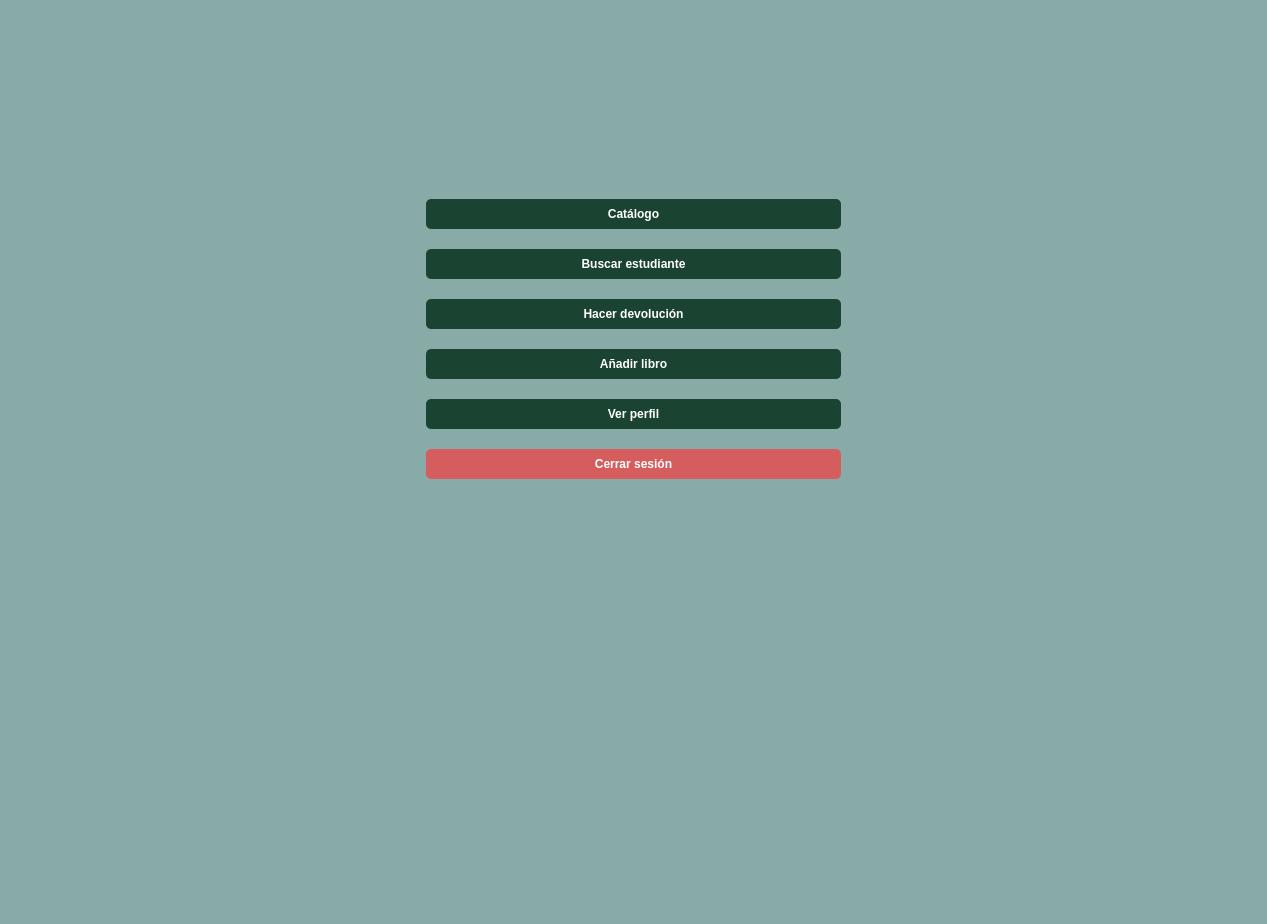
<?xml version="1.0" encoding="UTF-8"?>
<ui version="4.0">
 <class>Dialog</class>
 <widget class="QDialog" name="Dialog">
  <property name="geometry">
   <rect>
    <x>0</x>
    <y>0</y>
    <width>1267</width>
    <height>924</height>
   </rect>
  </property>
  <property name="windowTitle">
   <string>Dialog</string>
  </property>
  <property name="styleSheet">
   <string notr="true">#Dialog {
    background-color: #89ABA7;
}</string>
  </property>
  <layout class="QHBoxLayout" name="horizontalLayout_5">
   <item>
    <layout class="QHBoxLayout" name="horizontalLayout_3">
     <item>
      <spacer name="horizontalSpacer">
       <property name="orientation">
        <enum>Qt::Horizontal</enum>
       </property>
       <property name="sizeHint" stdset="0">
        <size>
         <width>40</width>
         <height>20</height>
        </size>
       </property>
      </spacer>
     </item>
    </layout>
   </item>
   <item>
    <layout class="QVBoxLayout" name="verticalLayout_2">
     <property name="spacing">
      <number>20</number>
     </property>
     <property name="sizeConstraint">
      <enum>QLayout::SetMinAndMaxSize</enum>
     </property>
     <item>
      <spacer name="verticalSpacer">
       <property name="orientation">
        <enum>Qt::Vertical</enum>
       </property>
       <property name="sizeHint" stdset="0">
        <size>
         <width>20</width>
         <height>40</height>
        </size>
       </property>
      </spacer>
     </item>
     <item>
      <layout class="QHBoxLayout" name="horizontalLayout_11">
       <property name="topMargin">
        <number>20</number>
       </property>
       <property name="bottomMargin">
        <number>20</number>
       </property>
       <item>
        <spacer name="horizontalSpacer_3">
         <property name="orientation">
          <enum>Qt::Horizontal</enum>
         </property>
         <property name="sizeHint" stdset="0">
          <size>
           <width>40</width>
           <height>20</height>
          </size>
         </property>
        </spacer>
       </item>
       <item>
        <widget class="QLabel" name="imagen_ule">
         <property name="enabled">
          <bool>true</bool>
         </property>
         <property name="maximumSize">
          <size>
           <width>260</width>
           <height>200</height>
          </size>
         </property>
         <property name="text">
          <string/>
         </property>
         <property name="pixmap">
          <pixmap>recursos/logotipo-universidad-de-leon-01.png</pixmap>
         </property>
         <property name="scaledContents">
          <bool>true</bool>
         </property>
        </widget>
       </item>
       <item>
        <spacer name="horizontalSpacer_4">
         <property name="orientation">
          <enum>Qt::Horizontal</enum>
         </property>
         <property name="sizeHint" stdset="0">
          <size>
           <width>40</width>
           <height>20</height>
          </size>
         </property>
        </spacer>
       </item>
      </layout>
     </item>
     <item>
      <layout class="QVBoxLayout" name="verticalLayout_4"/>
     </item>
     <item>
      <widget class="QPushButton" name="boton_catalogo">
       <property name="styleSheet">
        <string notr="true">QPushButton {
    background-color: #1B4332; 
    color: white;  
    border-radius: 5px; 
    padding: 8px;  
    font-weight: bold;
}

QPushButton:hover {
    background-color: #2D6A4F; 
}

QPushButton:pressed {
    background-color: #081C15; 
}</string>
       </property>
       <property name="text">
        <string>Catálogo</string>
       </property>
       <property name="autoDefault">
        <bool>false</bool>
       </property>
      </widget>
     </item>
     <item>
      <widget class="QPushButton" name="boton_estudiante">
       <property name="styleSheet">
        <string notr="true">QPushButton {
    background-color: #1B4332; 
    color: white;  
    border-radius: 5px; 
    padding: 8px;  
    font-weight: bold;
}

QPushButton:hover {
    background-color: #2D6A4F; 
}

QPushButton:pressed {
    background-color: #081C15; 
}</string>
       </property>
       <property name="text">
        <string>Buscar estudiante</string>
       </property>
       <property name="autoDefault">
        <bool>false</bool>
       </property>
      </widget>
     </item>
     <item>
      <widget class="QPushButton" name="boton_devolucion">
       <property name="styleSheet">
        <string notr="true">QPushButton {
    background-color: #1B4332; 
    color: white;  
    border-radius: 5px; 
    padding: 8px;  
    font-weight: bold;
}

QPushButton:hover {
    background-color: #2D6A4F; 
}

QPushButton:pressed {
    background-color: #081C15; 
}</string>
       </property>
       <property name="text">
        <string>Hacer devolución</string>
       </property>
       <property name="autoDefault">
        <bool>false</bool>
       </property>
      </widget>
     </item>
     <item>
      <widget class="QPushButton" name="pushButton">
       <property name="styleSheet">
        <string notr="true">QPushButton {
    background-color: #1B4332; 
    color: white;  
    border-radius: 5px; 
    padding: 8px;  
    font-weight: bold;
}

QPushButton:hover {
    background-color: #2D6A4F; 
}

QPushButton:pressed {
    background-color: #081C15; 
}</string>
       </property>
       <property name="text">
        <string>Añadir libro</string>
       </property>
       <property name="autoDefault">
        <bool>false</bool>
       </property>
      </widget>
     </item>
     <item>
      <widget class="QPushButton" name="boton_perfil">
       <property name="styleSheet">
        <string notr="true">QPushButton {
    background-color: #1B4332; 
    color: white;  
    border-radius: 5px; 
    padding: 8px;  
    font-weight: bold;
}

QPushButton:hover {
    background-color: #2D6A4F; 
}

QPushButton:pressed {
    background-color: #081C15; 
}</string>
       </property>
       <property name="text">
        <string>Ver perfil</string>
       </property>
       <property name="autoDefault">
        <bool>false</bool>
       </property>
      </widget>
     </item>
     <item>
      <widget class="QPushButton" name="boton_cerrar">
       <property name="styleSheet">
        <string notr="true">QPushButton {
    background-color: #D65D5D; 
    color: white;  
    border-radius: 5px; 
    padding: 8px;  
    font-weight: bold;
    border: none;
}

QPushButton:hover {
    background-color: #FF9696; 
}

QPushButton:pressed {
    background-color: #D65D5D; 
}</string>
       </property>
       <property name="text">
        <string>Cerrar sesión</string>
       </property>
       <property name="autoDefault">
        <bool>false</bool>
       </property>
      </widget>
     </item>
     <item>
      <spacer name="verticalSpacer_7">
       <property name="orientation">
        <enum>Qt::Vertical</enum>
       </property>
       <property name="sizeHint" stdset="0">
        <size>
         <width>20</width>
         <height>40</height>
        </size>
       </property>
      </spacer>
     </item>
     <item>
      <spacer name="verticalSpacer_5">
       <property name="orientation">
        <enum>Qt::Vertical</enum>
       </property>
       <property name="sizeHint" stdset="0">
        <size>
         <width>20</width>
         <height>40</height>
        </size>
       </property>
      </spacer>
     </item>
     <item>
      <spacer name="verticalSpacer_6">
       <property name="orientation">
        <enum>Qt::Vertical</enum>
       </property>
       <property name="sizeHint" stdset="0">
        <size>
         <width>20</width>
         <height>40</height>
        </size>
       </property>
      </spacer>
     </item>
     <item>
      <spacer name="verticalSpacer_2">
       <property name="orientation">
        <enum>Qt::Vertical</enum>
       </property>
       <property name="sizeHint" stdset="0">
        <size>
         <width>20</width>
         <height>40</height>
        </size>
       </property>
      </spacer>
     </item>
    </layout>
   </item>
   <item>
    <layout class="QHBoxLayout" name="horizontalLayout_4">
     <item>
      <spacer name="horizontalSpacer_2">
       <property name="orientation">
        <enum>Qt::Horizontal</enum>
       </property>
       <property name="sizeHint" stdset="0">
        <size>
         <width>40</width>
         <height>20</height>
        </size>
       </property>
      </spacer>
     </item>
    </layout>
   </item>
  </layout>
 </widget>
 <resources/>
 <connections/>
</ui>
